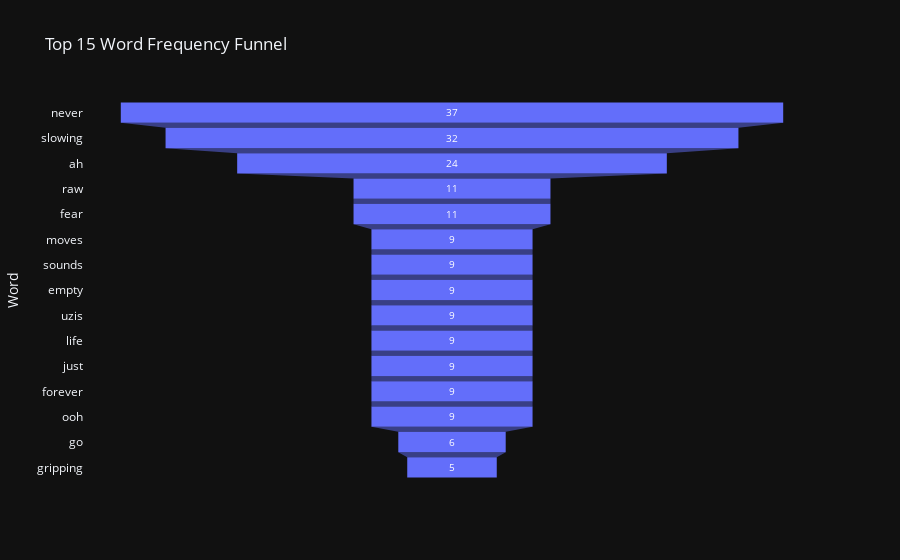

The cell this chart's notebook holds for it:
### Markdown cell above
### Rawfear Funnel Chart

### Code cell
df_counts = pd.DataFrame(counts.most_common(15), columns=['Word', 'Count'])

fig = px.funnel(df_counts, x='Count', y='Word',
                title='Top 15 Word Frequency Funnel',
                color_discrete_sequence=['#636EFA'])
fig.show()

### Figure 1 — Plotly figure (JSON) as saved in the notebook; plotly's stock layout.template omitted (floating-point values rounded to 4 significant figures)
{"data": [{"hovertemplate": "Count=%{x}<br>Word=%{y}<extra></extra>", "legendgroup": "", "marker": {"color": "#636EFA"}, "name": "", "orientation": "h", "showlegend": false, "x": [37, 32, 24, 11, 11, 9, 9, 9, 9, 9, 9, 9, 9, 6, 5], "xaxis": "x", "y": ["never", "slowing", "ah", "raw", "fear", "moves", "sounds", "empty", "uzis", "life", "just", "forever", "ooh", "go", "gripping"], "yaxis": "y", "type": "funnel"}], "layout": {"xaxis": {"anchor": "y", "domain": [0.0, 1.0], "title": {"text": "Count"}}, "yaxis": {"anchor": "x", "domain": [0.0, 1.0], "title": {"text": "Word"}}, "legend": {"tracegroupgap": 0}, "title": {"text": "Top 15 Word Frequency Funnel"}}}
